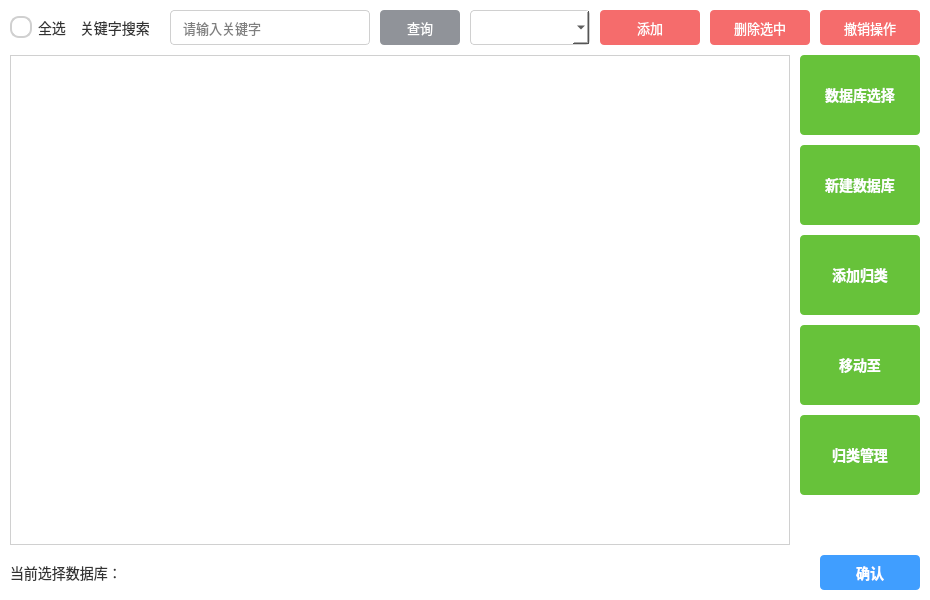
<?xml version="1.0" encoding="UTF-8"?>
<ui version="4.0">
 <class>dataloader</class>
 <widget class="QWidget" name="dataloader">
  <property name="geometry">
   <rect>
    <x>0</x>
    <y>0</y>
    <width>800</width>
    <height>600</height>
   </rect>
  </property>
  <property name="windowTitle">
   <string>知识库修改</string>
  </property>
  <layout class="QVBoxLayout" name="verticalLayout">
   <property name="spacing">
    <number>10</number>
   </property>
   <property name="leftMargin">
    <number>10</number>
   </property>
   <property name="topMargin">
    <number>10</number>
   </property>
   <property name="rightMargin">
    <number>10</number>
   </property>
   <property name="bottomMargin">
    <number>10</number>
   </property>
   <item>
    <widget class="QWidget" name="topWidget" native="true">
     <layout class="QVBoxLayout" name="verticalLayout_2">
      <property name="spacing">
       <number>10</number>
      </property>
      <property name="leftMargin">
       <number>0</number>
      </property>
      <property name="topMargin">
       <number>0</number>
      </property>
      <property name="rightMargin">
       <number>0</number>
      </property>
      <property name="bottomMargin">
       <number>0</number>
      </property>
      <item>
       <layout class="QHBoxLayout" name="horizontalLayout">
        <property name="spacing">
         <number>10</number>
        </property>
        <item>
         <widget class="QRadioButton" name="radioButton">
          <property name="minimumSize">
           <size>
            <width>60</width>
            <height>35</height>
           </size>
          </property>
          <property name="text">
           <string>全选</string>
          </property>
         </widget>
        </item>
        <item>
         <widget class="QLabel" name="label_3">
          <property name="minimumSize">
           <size>
            <width>80</width>
            <height>35</height>
           </size>
          </property>
          <property name="text">
           <string>关键字搜索</string>
          </property>
         </widget>
        </item>
        <item>
         <widget class="QLineEdit" name="lineEdit">
          <property name="minimumSize">
           <size>
            <width>200</width>
            <height>35</height>
           </size>
          </property>
          <property name="placeholderText">
           <string>请输入关键字</string>
          </property>
         </widget>
        </item>
        <item>
         <widget class="QPushButton" name="pushButton_5">
          <property name="minimumSize">
           <size>
            <width>80</width>
            <height>35</height>
           </size>
          </property>
          <property name="text">
           <string>查询</string>
          </property>
         </widget>
        </item>
        <item>
         <widget class="QComboBox" name="comboBox">
          <property name="minimumSize">
           <size>
            <width>120</width>
            <height>35</height>
           </size>
          </property>
         </widget>
        </item>
        <item>
         <spacer name="horizontalSpacer">
          <property name="orientation">
           <enum>Qt::Horizontal</enum>
          </property>
          <property name="sizeHint" stdset="0">
           <size>
            <width>40</width>
            <height>20</height>
           </size>
          </property>
         </spacer>
        </item>
        <item>
         <widget class="QPushButton" name="pushButton_8">
          <property name="minimumSize">
           <size>
            <width>100</width>
            <height>35</height>
           </size>
          </property>
          <property name="text">
           <string>添加</string>
          </property>
         </widget>
        </item>
        <item>
         <widget class="QPushButton" name="pushButton_7">
          <property name="minimumSize">
           <size>
            <width>100</width>
            <height>35</height>
           </size>
          </property>
          <property name="text">
           <string>删除选中</string>
          </property>
         </widget>
        </item>
        <item>
         <widget class="QPushButton" name="pushButton_4">
          <property name="minimumSize">
           <size>
            <width>100</width>
            <height>35</height>
           </size>
          </property>
          <property name="text">
           <string>撤销操作</string>
          </property>
         </widget>
        </item>
       </layout>
      </item>
     </layout>
    </widget>
   </item>
   <item>
    <widget class="QWidget" name="contentWidget" native="true">
     <layout class="QHBoxLayout" name="horizontalLayout_3">
      <property name="spacing">
       <number>10</number>
      </property>
      <property name="leftMargin">
       <number>0</number>
      </property>
      <property name="topMargin">
       <number>0</number>
      </property>
      <property name="rightMargin">
       <number>0</number>
      </property>
      <property name="bottomMargin">
       <number>0</number>
      </property>
      <item>
       <widget class="QTableWidget" name="tableWidget">
        <property name="editTriggers">
         <set>QAbstractItemView::AllEditTriggers</set>
        </property>
       </widget>
      </item>
      <item>
       <layout class="QVBoxLayout" name="rightButtonLayout">
        <property name="spacing">
         <number>10</number>
        </property>
        <item>
         <widget class="QPushButton" name="pushButton">
          <property name="minimumSize">
           <size>
            <width>120</width>
            <height>80</height>
           </size>
          </property>
          <property name="text">
           <string>数据库选择</string>
          </property>
         </widget>
        </item>
        <item>
         <widget class="QPushButton" name="pushButton_2">
          <property name="minimumSize">
           <size>
            <width>120</width>
            <height>80</height>
           </size>
          </property>
          <property name="text">
           <string>新建数据库</string>
          </property>
         </widget>
        </item>
        <item>
         <widget class="QPushButton" name="pushButton_6">
          <property name="minimumSize">
           <size>
            <width>120</width>
            <height>80</height>
           </size>
          </property>
          <property name="text">
           <string>添加归类</string>
          </property>
         </widget>
        </item>
        <item>
         <widget class="QPushButton" name="pushButton_9">
          <property name="minimumSize">
           <size>
            <width>120</width>
            <height>80</height>
           </size>
          </property>
          <property name="text">
           <string>移动至</string>
          </property>
         </widget>
        </item>
        <item>
         <widget class="QPushButton" name="pushButton_10">
          <property name="minimumSize">
           <size>
            <width>120</width>
            <height>80</height>
           </size>
          </property>
          <property name="text">
           <string>归类管理</string>
          </property>
         </widget>
        </item>
        <item>
         <spacer name="verticalSpacer">
          <property name="orientation">
           <enum>Qt::Vertical</enum>
          </property>
          <property name="sizeHint" stdset="0">
           <size>
            <width>20</width>
            <height>40</height>
           </size>
          </property>
         </spacer>
        </item>
       </layout>
      </item>
     </layout>
    </widget>
   </item>
   <item>
    <widget class="QWidget" name="bottomWidget" native="true">
     <layout class="QHBoxLayout" name="horizontalLayout_4">
      <property name="spacing">
       <number>10</number>
      </property>
      <property name="leftMargin">
       <number>0</number>
      </property>
      <property name="topMargin">
       <number>0</number>
      </property>
      <property name="rightMargin">
       <number>0</number>
      </property>
      <property name="bottomMargin">
       <number>0</number>
      </property>
      <item>
       <widget class="QLabel" name="label">
        <property name="sizePolicy">
         <sizepolicy hsizetype="Expanding" vsizetype="Fixed">
          <horstretch>1</horstretch>
          <verstretch>0</verstretch>
         </sizepolicy>
        </property>
        <property name="minimumSize">
         <size>
          <width>0</width>
          <height>35</height>
         </size>
        </property>
        <property name="text">
         <string>当前选择数据库：</string>
        </property>
       </widget>
      </item>
      <item>
       <spacer name="horizontalSpacer_2">
        <property name="orientation">
         <enum>Qt::Horizontal</enum>
        </property>
        <property name="sizeHint" stdset="0">
         <size>
          <width>40</width>
          <height>20</height>
         </size>
        </property>
       </spacer>
      </item>
      <item>
       <widget class="QPushButton" name="pushButton_3">
        <property name="minimumSize">
         <size>
          <width>100</width>
          <height>35</height>
         </size>
        </property>
        <property name="maximumSize">
         <size>
          <width>100</width>
          <height>35</height>
         </size>
        </property>
        <property name="text">
         <string>确认</string>
        </property>
       </widget>
      </item>
     </layout>
    </widget>
   </item>
  </layout>
  <property name="styleSheet">
   <string notr="true">QWidget {
    background-color: #ffffff;
    font-family: &quot;Microsoft YaHei&quot;;
}

QLabel {
    color: #333333;
    font-size: 14px;
}

QLineEdit {
    padding: 5px 10px;
    border: 1px solid #d0d0d0;
    border-radius: 4px;
    background-color: #ffffff;
    font-size: 13px;
}

QLineEdit:focus {
    border: 1px solid #4a9eff;
}

QPushButton {
    background-color: #4a9eff;
    color: white;
    border: none;
    border-radius: 4px;
    padding: 5px 15px;
    font-size: 13px;
}

QPushButton:hover {
    background-color: #3d8ee6;
}

QPushButton:pressed {
    background-color: #2d7ed6;
}

QPushButton:disabled {
    background-color: #cccccc;
    color: #666666;
}

/* 右侧功能按钮组的特殊样式 */
#pushButton, #pushButton_2, #pushButton_6, #pushButton_9, #pushButton_10 {
    background-color: #67c23a;
    font-size: 14px;
    font-weight: bold;
}

#pushButton:hover, #pushButton_2:hover, #pushButton_6:hover, #pushButton_9:hover, #pushButton_10:hover {
    background-color: #5daf34;
}

#pushButton:pressed, #pushButton_2:pressed, #pushButton_6:pressed, #pushButton_9:pressed, #pushButton_10:pressed {
    background-color: #529d2e;
}

QComboBox {
    padding: 5px 10px;
    border: 1px solid #d0d0d0;
    border-radius: 4px;
    background-color: #ffffff;
    font-size: 13px;
}

QComboBox:hover {
    border: 1px solid #4a9eff;
}

QTableWidget {
    border: 1px solid #d0d0d0;
    background-color: #ffffff;
    gridline-color: #e0e0e0;
}

QTableWidget::item {
    padding: 5px;
}

QTableWidget::item:selected {
    background-color: #e6f3ff;
    color: #333333;
}

QHeaderView::section {
    background-color: #f5f5f5;
    padding: 5px;
    border: none;
    border-right: 1px solid #d0d0d0;
    border-bottom: 1px solid #d0d0d0;
    font-weight: bold;
    color: #333333;
}

QRadioButton {
    color: #333333;
    font-size: 14px;
}

QRadioButton::indicator {
    width: 18px;
    height: 18px;
}

QRadioButton::indicator:unchecked {
    border: 2px solid #d0d0d0;
    border-radius: 9px;
    background-color: #ffffff;
}

QRadioButton::indicator:checked {
    border: 2px solid #4a9eff;
    border-radius: 9px;
    background-color: #4a9eff;
}

/* 操作按钮组的特殊样式 */
#pushButton_4, #pushButton_7, #pushButton_8 {
    background-color: #f56c6c;
    font-size: 13px;
}

#pushButton_4:hover, #pushButton_7:hover, #pushButton_8:hover {
    background-color: #e45c5c;
}

#pushButton_4:pressed, #pushButton_7:pressed, #pushButton_8:pressed {
    background-color: #d44c4c;
}

/* 确认按钮的特殊样式 */
#pushButton_3 {
    background-color: #409eff;
    font-size: 14px;
    font-weight: bold;
}

#pushButton_3:hover {
    background-color: #3d8ee6;
}

#pushButton_3:pressed {
    background-color: #2d7ed6;
}

/* 查询按钮的特殊样式 */
#pushButton_5 {
    background-color: #909399;
}

#pushButton_5:hover {
    background-color: #808285;
}

#pushButton_5:pressed {
    background-color: #707275;
}
</string>
  </property>
 </widget>
 <resources/>
 <connections/>
</ui>
